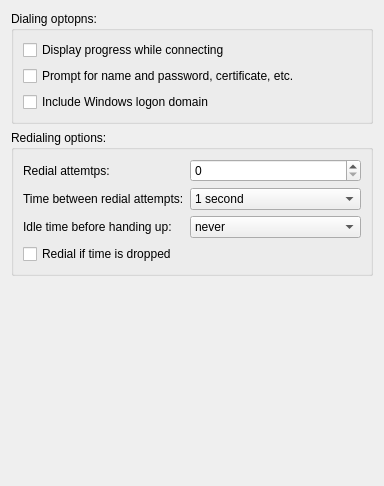
<?xml version="1.0" encoding="UTF-8"?>
<ui version="4.0">
 <class>VpnOptionsWidget</class>
 <widget class="QWidget" name="VpnOptionsWidget">
  <property name="geometry">
   <rect>
    <x>0</x>
    <y>0</y>
    <width>384</width>
    <height>486</height>
   </rect>
  </property>
  <property name="windowTitle">
   <string>Form</string>
  </property>
  <layout class="QGridLayout" name="gridLayout">
   <item row="0" column="0">
    <widget class="QGroupBox" name="dialingGroupBox">
     <property name="title">
      <string>Dialing optopns:</string>
     </property>
     <layout class="QVBoxLayout" name="verticalLayout">
      <item>
       <widget class="QCheckBox" name="displayProgressCheckBox">
        <property name="text">
         <string>Display progress while connecting</string>
        </property>
       </widget>
      </item>
      <item>
       <widget class="QCheckBox" name="promptCheckBox">
        <property name="text">
         <string>Prompt for name and password, certificate, etc.</string>
        </property>
       </widget>
      </item>
      <item>
       <widget class="QCheckBox" name="includeCheckBox">
        <property name="text">
         <string>Include Windows logon domain</string>
        </property>
       </widget>
      </item>
     </layout>
    </widget>
   </item>
   <item row="1" column="0">
    <widget class="QGroupBox" name="redialingOptionsGroupBox">
     <property name="title">
      <string>Redialing options:</string>
     </property>
     <layout class="QFormLayout" name="formLayout">
      <item row="0" column="0">
       <widget class="QLabel" name="redialAttemptsLabel">
        <property name="text">
         <string>Redial attemtps:</string>
        </property>
        <property name="buddy">
         <cstring>redialAttemptsSpinBox</cstring>
        </property>
       </widget>
      </item>
      <item row="0" column="1">
       <widget class="QSpinBox" name="redialAttemptsSpinBox"/>
      </item>
      <item row="1" column="0">
       <widget class="QLabel" name="timeLabel">
        <property name="text">
         <string>Time between redial attempts:</string>
        </property>
        <property name="buddy">
         <cstring>timeComboBox</cstring>
        </property>
       </widget>
      </item>
      <item row="1" column="1">
       <widget class="QComboBox" name="timeComboBox">
        <item>
         <property name="text">
          <string>1 second</string>
         </property>
        </item>
        <item>
         <property name="text">
          <string>3 seconds</string>
         </property>
        </item>
        <item>
         <property name="text">
          <string>5 seconds</string>
         </property>
        </item>
        <item>
         <property name="text">
          <string>10 seconds</string>
         </property>
        </item>
        <item>
         <property name="text">
          <string>30 seconds</string>
         </property>
        </item>
        <item>
         <property name="text">
          <string>1 minute</string>
         </property>
        </item>
        <item>
         <property name="text">
          <string>2 minutes</string>
         </property>
        </item>
        <item>
         <property name="text">
          <string>5 minutes</string>
         </property>
        </item>
        <item>
         <property name="text">
          <string>10 minutes</string>
         </property>
        </item>
       </widget>
      </item>
      <item row="2" column="0">
       <widget class="QLabel" name="idleTimeLabel">
        <property name="text">
         <string>Idle time before handing up:</string>
        </property>
        <property name="buddy">
         <cstring>idleTimeComboBox</cstring>
        </property>
       </widget>
      </item>
      <item row="2" column="1">
       <widget class="QComboBox" name="idleTimeComboBox">
        <item>
         <property name="text">
          <string>never</string>
         </property>
        </item>
        <item>
         <property name="text">
          <string>1 minute</string>
         </property>
        </item>
        <item>
         <property name="text">
          <string>5 minutes</string>
         </property>
        </item>
        <item>
         <property name="text">
          <string>10 minutes</string>
         </property>
        </item>
        <item>
         <property name="text">
          <string>30 minutes</string>
         </property>
        </item>
        <item>
         <property name="text">
          <string>1 hour</string>
         </property>
        </item>
        <item>
         <property name="text">
          <string>2 hours</string>
         </property>
        </item>
        <item>
         <property name="text">
          <string>4 hours</string>
         </property>
        </item>
        <item>
         <property name="text">
          <string>8 hours</string>
         </property>
        </item>
        <item>
         <property name="text">
          <string>24 hours</string>
         </property>
        </item>
       </widget>
      </item>
      <item row="3" column="0">
       <widget class="QCheckBox" name="redailCheckBox">
        <property name="text">
         <string>Redial if time is dropped</string>
        </property>
       </widget>
      </item>
     </layout>
    </widget>
   </item>
   <item row="2" column="0">
    <spacer name="verticalSpacer">
     <property name="orientation">
      <enum>Qt::Vertical</enum>
     </property>
     <property name="sizeHint" stdset="0">
      <size>
       <width>20</width>
       <height>123</height>
      </size>
     </property>
    </spacer>
   </item>
  </layout>
 </widget>
 <tabstops>
  <tabstop>displayProgressCheckBox</tabstop>
  <tabstop>promptCheckBox</tabstop>
  <tabstop>includeCheckBox</tabstop>
  <tabstop>redialAttemptsSpinBox</tabstop>
  <tabstop>timeComboBox</tabstop>
  <tabstop>idleTimeComboBox</tabstop>
  <tabstop>redailCheckBox</tabstop>
 </tabstops>
 <resources/>
 <connections/>
</ui>
